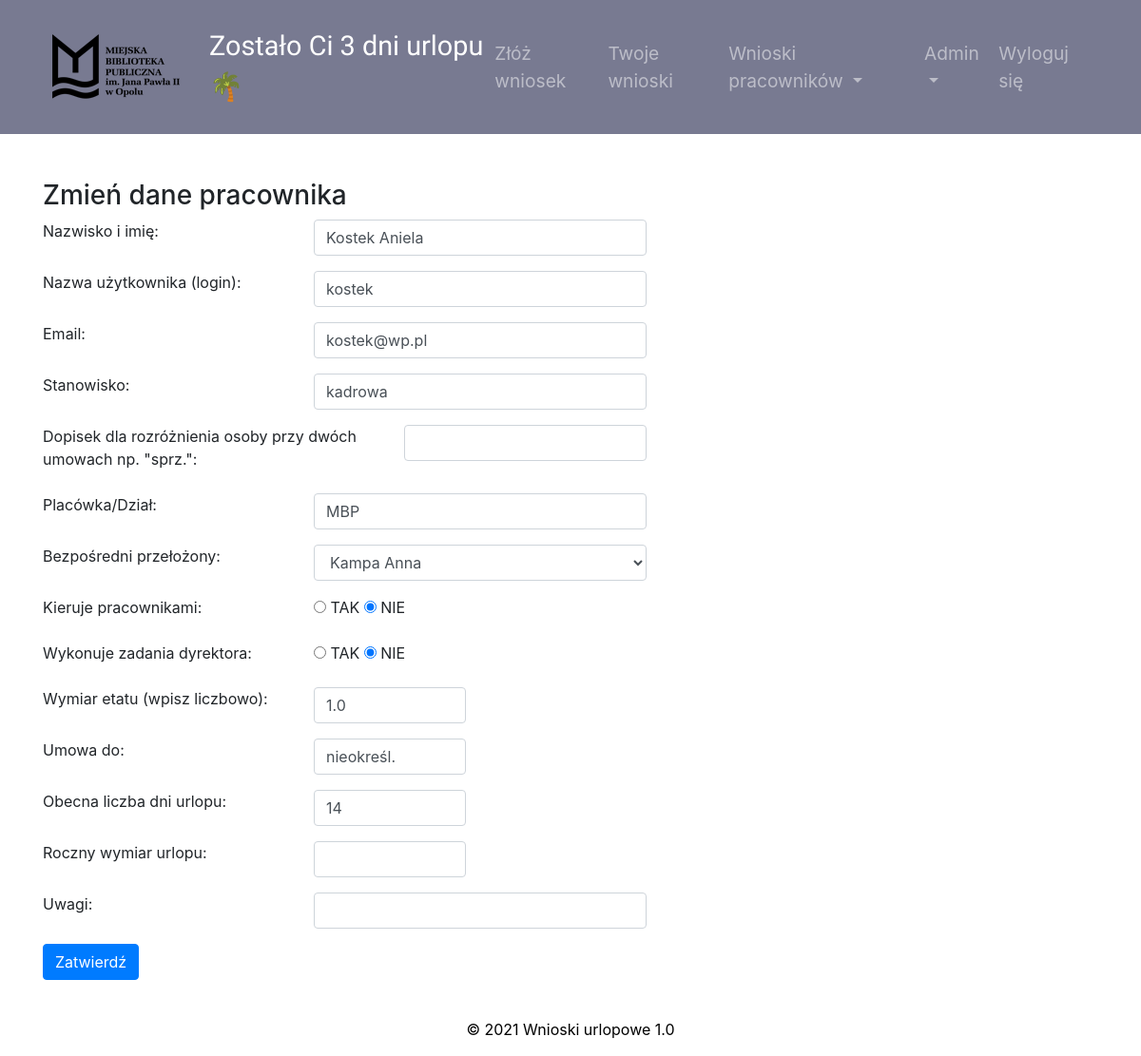
The app's page /edit/4 (signed in) with its own data.
### main.py (models this page shows, shortened)
class Employee(UserMixin, db.Model):
    __tablename__ = "employees"
    id = db.Column(db.Integer, primary_key=True)
    name = db.Column(db.String(50), unique=False, nullable=False)
    login = db.Column(db.String(10), unique=True, nullable=False)
    password = db.Column(db.String(100))
    position = db.Column(db.String(50), unique=False)
    position_info = db.Column(db.String(20))
    work_place = db.Column(db.String)
    is_manager = db.Column(db.String(3), nullable=False)
    is_topmanager = db.Column(db.String(3), nullable=False)
    work_time = db.Column(db.Float, unique=False, nullable=False)
    email = db.Column(db.String)
    days_off = db.Column(db.Integer, nullable=False)
    annual_days_off = db.Column(db.Integer)
    contract_end = db.Column(db.String)
    requests = relationship("Request", back_populates="author")
    sickleaves = relationship("SickLeave", back_populates="person")
    manager_id = db.Column(db.Integer, db.ForeignKey("employees.id"))
    manager = relationship("Employee", backref='subordinates', remote_side="Employee.id")
    today_note = db.Column(db.String(20))
    additional_info = db.Column(db.String)

### main.py (the view, shortened to what this page needs)
@app.route("/edit/<int:employee_id>", methods=["POST", "GET"])
@admin_only
def edit_employee(employee_id):
    employee = Employee.query.get(employee_id)
    is_edit = True
    form = EditEmployeeForm(
        name=employee.name,
        login=employee.login,
        position=employee.position,
        position_info=employee.position_info,
        work_place=employee.work_place,
        work_time=employee.work_time,
        days_off=employee.days_off,
        annual_days_off=employee.annual_days_off,
        contract_end=employee.contract_end,
        is_manager=employee.is_manager,
        is_topmanager=employee.is_topmanager,
        email=employee.email,
        additional_info=employee.additional_info
    )
    try:
        form.manager.choices = [(employee.manager.id, employee.manager.name)] + [(g.id, g.name) for g in
                                                                                 Employee.query.filter_by(
                                                                                     is_manager="TAK").order_by(
                                                                                     'name').all()]
    except:
        form.manager.choices = [(g.id, g.name) for g in
                                Employee.query.filter_by(is_manager="TAK").order_by('name').all()]
    return render_template('edit.html', form=form, is_edit=is_edit)

### main.py (called while the page is built)
@login_manager.user_loader
def load_user(employee_id):
    return Employee.query.get(int(employee_id))

def admin_only(f):
    @wraps(f)
    def decorated_function(*args, **kwargs):
        if current_user.login not in ADMIN_LOGIN:
            return abort(403)
        return f(*args, **kwargs)
    return decorated_function

### templates/edit.html (shortened to what this page needs)
{% import "bootstrap/wtf.html" as wtf %}
{% include 'header.html' %}
<div class="container mt-5">
    {% if not is_edit: %}
    <h3>Dodaj pracownika</h3>
    {% else: %}
    <h3>Zmień dane pracownika</h3>
    {% endif %}
    <form method="POST">
        <div class="form-group">
            <div class="row mb-2">
                <div class="col-lg-3">
                    {{ form.name.label }}
                </div>
                <div class="col-lg-4">
                    {{ form.name(class="form-control") }}
                </div>
            </div>
            </div>
            <div class="form-group">
                <div class="row mb-2">
                    <div class="col-lg-3">
                        {{ form.login.label }}
                    </div>
                    <div class="col-lg-4">
                        {{ form.login(class="form-control") }}
                    </div>
                </div>
            </div>
            <div class="form-group">
                <div class="row mb-2">
                    <div class="col-lg-3">
                        {{ form.email.label }}
                    </div>
                    <div class="col-lg-4">
                        {{ form.email(class="form-control") }}
                    </div>
                </div>
            </div>
            <div class="form-group">
                <div class="row mb-2">
                    <div class="col-lg-3">
                        {{ form.position.label }}
                    </div>
                    <div class="col-lg-4">
                        {{ form.position(class="form-control") }}
                    </div>
                </div>
            </div>
            <div class="form-group">
                <div class="row mb-2">
                    <div class="col-lg-4">
                        {{ form.position_info.label }}
                    </div>
                    <div class="col-lg-3">
                        {{ form.position_info(class="form-control") }}
                    </div>
                </div>
            </div>
            <div class="form-group">
                <div class="row mb-2">
                    <div class="col-lg-3">
                        {{ form.work_place.label }}
                    </div>
                    <div class="col-lg-4">
                        {{ form.work_place(class="form-control") }}
                    </div>
                </div>
            </div>
            <div class="form-group">
                <div class="row mb-2">
                    <div class="col-lg-3">
                        {{ form.manager.label }}
                    </div>
                    <div class="col-lg-4">
                        {{ form.manager(class="form-control") }}
                    </div>
                </div>
            </div>
            <div class="form-group">
                <div class="row mb-2">
                    <div class="col-lg-3">
                        {{ form.is_manager.label }}
                    </div>
                    <div class="col-lg-8 ">
                        {% for subfield in form.is_manager %}
                        <tr>
                            <td>{{ subfield }}</td>
                            <td>{{ subfield.label }}</td>
                        </tr>
                        {% endfor %}
                    </div>
                </div>
            </div>
            <div class="form-group">
                <div class="row mb-2">
                    <div class="col-lg-3">
                        {{ form.is_topmanager.label }}
                    </div>
                    <div class="col-lg-8 ">
                        {% for subfield in form.is_topmanager %}
                        <tr>
                            <td>{{ subfield }}</td>
                            <td>{{ subfield.label }}</td>
                        </tr>
                        {% endfor %}
                    </div>
                </div>
            </div>
            <div class="form-group">
                <div class="row mb-2">
                    <div class="col-lg-3">
                        {{ form.work_time.label }}
                    </div>
                    <div class="col-lg-2">
                        {{ form.work_time(class="form-control") }}
                    </div>
                </div>
            </div>
            <div class="form-group">
                <div class="row mb-2">
                    <div class="col-lg-3">
                        {{ form.contract_end.label }}
                    </div>
                    <div class="col-lg-2">
                        {{ form.contract_end(class="form-control") }}
                    </div>
                </div>
            </div>
            <div class="form-group">
                <div class="row mb-2">
                    <div class="col-lg-3">
                        {{ form.days_off.label }}
                    </div>
                    <div class="col-lg-2">
                        {{ form.days_off(class="form-control") }}
                    </div>
                </div>
            </div>
            <div class="form-group">
                <div class="row mb-2">
                    <div class="col-lg-3">
                        {{ form.annual_days_off.label }}
                    </div>
                    <div class="col-lg-2">
                        {{ form.annual_days_off(class="form-control") }}
                    </div>
                </div>
            </div>
            <div class="form-group">
                <div class="row mb-2">
                    <div class="col-lg-3">
                        {{ form.additional_info.label }}
                    </div>
                    <div class="col-lg-4">
                        {{ form.additional_info(class="form-control") }}
                    </div>
                </div>
            </div>
            <div class="form-group">
                {{ form.submit(class="btn btn-primary mr-auto") }}
            </div>
    </form>
</div>
{%include 'footer.html' %}

### templates/header.html (shortened to what this page needs)
<!DOCTYPE html>
<html lang="pl">
<head>
    <link rel="stylesheet" href="https://maxcdn.bootstrapcdn.com/bootstrap/4.0.0/css/bootstrap.min.css"
>
    <link rel="stylesheet" href="https://cdnjs.cloudflare.com/ajax/libs/bootstrap-datepicker/1.9.0/css/bootstrap-datepicker.min.css"/>
    <link rel="stylesheet" href="./static/style.css" >
</head>
<body>
    <nav class="navbar position-sticky top-0 navbar-expand-lg navbar-dark w-100">
<div class="container-fluid">
        <a href="{{url_for('main')}}" class="navbar-brand ml-1" id="nav_urlop"><img src="/static/mbp_logo.png" class="d-inline-block align-center"  style="padding-right: 15px;"></a><p class="info"> {%if current_user.is_authenticated%} Zostało Ci {{current_user.days_off}} {% if current_user.work_time<1 %}godz. {%else%} dni  {%endif%}urlopu <span class="palm">🌴</span> {%endif%}</p>
        <div class="collapse navbar-collapse" id="navbarSupportedContent">
        <ul class="navbar-nav ml-auto">
            {% if current_user.position != "dyrektor"%}
                 <li class="nav-item">
                <a class="nav-link link-hide" href="{{url_for('main')}}">Złóż wniosek</a>
            </li>
            <li class="nav-item">
                <a class="nav-link link-hide" href="{{url_for('my_requests')}}">Twoje wnioski</a>
            </li>
            {% endif %}
            {% if current_user.is_manager == "TAK" %}
              <li class="nav-item dropdown">
      <a class="nav-link dropdown-toggle" href="{{url_for('employees_requests')}}" id="navbardrop" data-toggle="dropdown">
        Wnioski pracowników
      </a>
    </li>
{% endif %}
            {% if current_user.login in ["wynik", "kostek"] %}
                     <li class="nav-item dropdown">
      <a class="nav-link dropdown-toggle" href="{{url_for('admin_site')}}" id="navbardrop2" data-toggle="dropdown">
        Admin</a>
    </li>
           {% endif %}
            <li class="nav-item">
                <a class="nav-link link-hide" href="{{url_for('logout')}}">Wyloguj się</a>
            </li>
        </ul>
        </div>
    </div>
    </nav>

### static/style.css (style rules this page uses)
.navbar { background-color: #787A91; padding: 1% 3%; z-index: 1; }
.navbar-brand { font-size: 1.5rem; }
.info { font-size: 1.8rem; font-family: 'Signika Negative', sans-serif; color: #fff; margin-top: 15px; }
.nav-link { font-size: 1.2rem; }

### records on screen
Employee: days_off "3"
Employee: name "Kostek Aniela", login "kostek", email "kostek@wp.pl", position "kadrowa", work_place "MBP", manager "Kampa Anna", work_time "1.0", contract_end "nieokreśl.", days_off "14"

### other values on screen
{{ subfield.label }} "TAK" "NIE"
